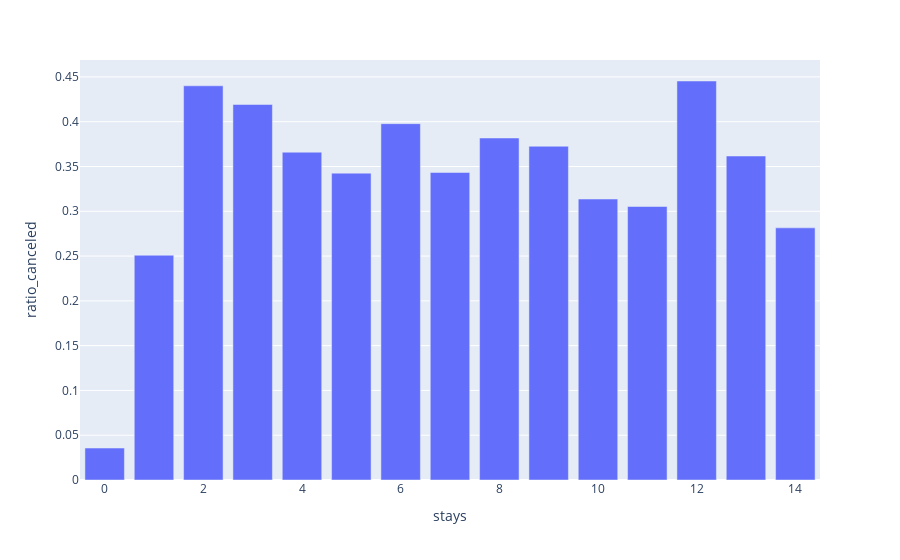

Write notebook code for a chart like this one.
### Code cell
# Attempt 2: Calulate cancellation per days of stay
total_bookings = df_sel\
    .filter(['stays', 'is_canceled'])\
    .groupby(by = 'stays', as_index=False)\
    .count()\
    .rename(columns = {'is_canceled': 'total_bookings'})
cancellations = df_sel\
    .filter(['stays', 'is_canceled'])\
    .groupby(by = 'stays', as_index=False)\
    .sum()
merged = pd.merge(total_bookings, cancellations, on='stays')
merged['ratio_canceled'] = merged['is_canceled'] / merged['total_bookings']

# Show on bar chart
px.bar(merged, x= 'stays', y = 'ratio_canceled')

### Figure 1 — Plotly figure (JSON) as saved in the notebook; plotly's stock layout.template omitted (floating-point values rounded to 4 significant figures)
{"data": [{"alignmentgroup": "True", "hovertemplate": "stays=%{x}<br>ratio_canceled=%{y}<extra></extra>", "legendgroup": "", "marker": {"color": "#636efa", "pattern": {"shape": ""}}, "name": "", "offsetgroup": "", "orientation": "v", "showlegend": false, "textposition": "auto", "type": "bar", "x": [0, 1, 2, 3, 4, 5, 6, 7, 8, 9, 10, 11, 12, 13, 14], "xaxis": "x", "y": [0.03566, 0.2509, 0.4401, 0.4193, 0.366, 0.3426, 0.3978, 0.3433, 0.3818, 0.3726, 0.3137, 0.3053, 0.4455, 0.3617, 0.2815], "yaxis": "y"}], "layout": {"barmode": "relative", "legend": {"tracegroupgap": 0}, "margin": {"t": 60}, "xaxis": {"anchor": "y", "domain": [0, 1], "title": {"text": "stays"}}, "yaxis": {"anchor": "x", "domain": [0, 1], "title": {"text": "ratio_canceled"}}}}
